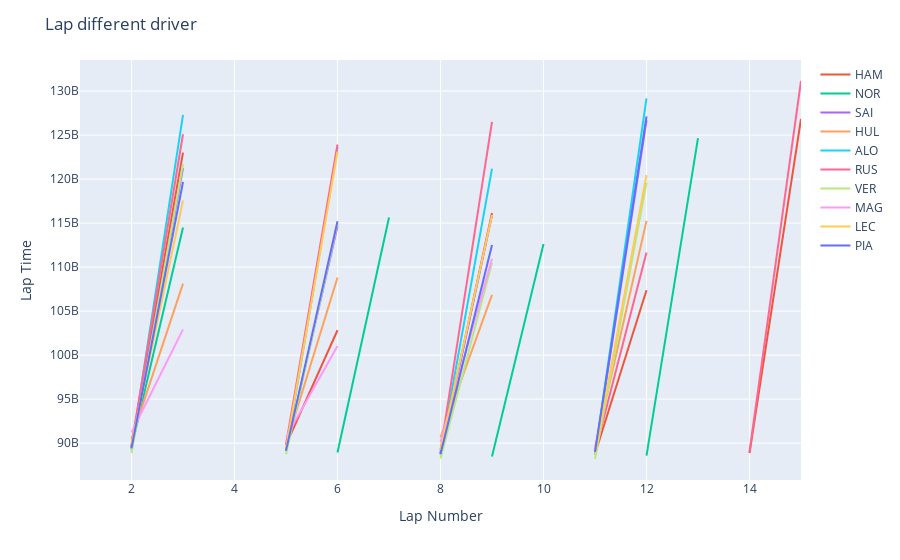

Notebook source saved alongside this figure:
### Code cell
import plotly.express as px

# Plot con Plotly Express
fig = px.line()
min_mean_columns = column_means.nsmallest(10).index
# Aggiungere tracciati al grafico
for driver in min_mean_columns:
    fig.add_scatter(x=race.laps[race.laps.Driver == driver]['LapNumber'], y=race.laps[race.laps.Driver == driver]['LapTime'], mode='lines', name=driver)

# Aggiungere titolo e label agli assi
fig.update_layout(title='Lap different driver', xaxis_title='Lap Number', yaxis_title='Lap Time')

# Mostrare il grafico
fig.show()

### Figure 1 — Plotly figure (JSON) as saved in the notebook; plotly's stock layout.template omitted (floating-point values rounded to 4 significant figures)
{"data": [{"hovertemplate": "<extra></extra>", "legendgroup": "", "line": {"color": "#636efa", "dash": "solid"}, "marker": {"symbol": "circle"}, "mode": "lines", "name": "", "orientation": "v", "showlegend": false, "type": "scatter", "xaxis": "x", "yaxis": "y"}, {"mode": "lines", "name": "HAM", "type": "scatter", "x": [1, 2, 3, 4, 5, 6, 7, 8, 9, 10, 11, 12, 13, 14, 15], "y": [null, 89661000000, 122996000000, null, 89805000000, 102827000000, null, 88887000000, 116150000000, null, 88766000000, 107372000000, null, 88873000000, 126837000000]}, {"mode": "lines", "name": "NOR", "type": "scatter", "x": [1, 2, 3, 4, 5, 6, 7, 8, 9, 10, 11, 12, 13], "y": [null, 89536000000, 114506000000, null, null, 88940000000, 115638000000, null, 88489000000, 112625000000, null, 88585000000, 124647000000]}, {"mode": "lines", "name": "SAI", "type": "scatter", "x": [1, 2, 3, 4, 5, 6, 7, 8, 9, 10, 11, 12], "y": [null, 89513000000, 121238000000, null, 89099000000, 114626000000, null, 88682000000, 115903000000, null, 88810000000, 126673000000]}, {"mode": "lines", "name": "HUL", "type": "scatter", "x": [1, 2, 3, 4, 5, 6, 7, 8, 9, 10, 11, 12], "y": [null, 90518000000, 108123000000, null, 89821000000, 108811000000, null, 90658000000, 106847000000, null, 89494000000, 115248000000]}, {"mode": "lines", "name": "ALO", "type": "scatter", "x": [1, 2, 3, 4, 5, 6, 7, 8, 9, 10, 11, 12], "y": [null, 89254000000, 127288000000, null, 89082000000, 123592000000, null, 88849000000, 121194000000, null, 88686000000, 129170000000]}, {"mode": "lines", "name": "RUS", "type": "scatter", "x": [1, 2, 3, 4, 5, 6, 7, 8, 9, 10, 11, 12, 13, 14, 15], "y": [null, 89799000000, 125094000000, null, 89829000000, 123924000000, null, 89140000000, 126504000000, null, 89008000000, 111645000000, null, 89017000000, 131141000000]}, {"mode": "lines", "name": "VER", "type": "scatter", "x": [1, 2, 3, 4, 5, 6, 7, 8, 9, 10, 11, 12], "y": [null, 88866000000, 121685000000, null, 88740000000, 114937000000, null, 88240000000, 110480000000, null, 88197000000, 119610000000]}, {"mode": "lines", "name": "MAG", "type": "scatter", "x": [1, 2, 3, 4, 5, 6, 7, 8, 9], "y": [null, 91203000000, 102919000000, null, 90662000000, 101037000000, null, 90131000000, 110936000000]}, {"mode": "lines", "name": "LEC", "type": "scatter", "x": [1, 2, 3, 4, 5, 6, 7, 8, 9, 10, 11, 12], "y": [null, 89886000000, 117573000000, null, 89338000000, 123102000000, null, 89196000000, 115924000000, null, 88786000000, 120468000000]}, {"mode": "lines", "name": "PIA", "type": "scatter", "x": [1, 2, 3, 4, 5, 6, 7, 8, 9, 10, 11, 12], "y": [null, 89425000000, 119667000000, null, 89148000000, 115197000000, null, 88760000000, 112511000000, null, 89015000000, 127111000000]}], "layout": {"legend": {"tracegroupgap": 0}, "margin": {"t": 60}, "title": {"text": "Lap different driver"}, "xaxis": {"anchor": "y", "domain": [0, 1], "title": {"text": "Lap Number"}}, "yaxis": {"anchor": "x", "domain": [0, 1], "title": {"text": "Lap Time"}}}}
